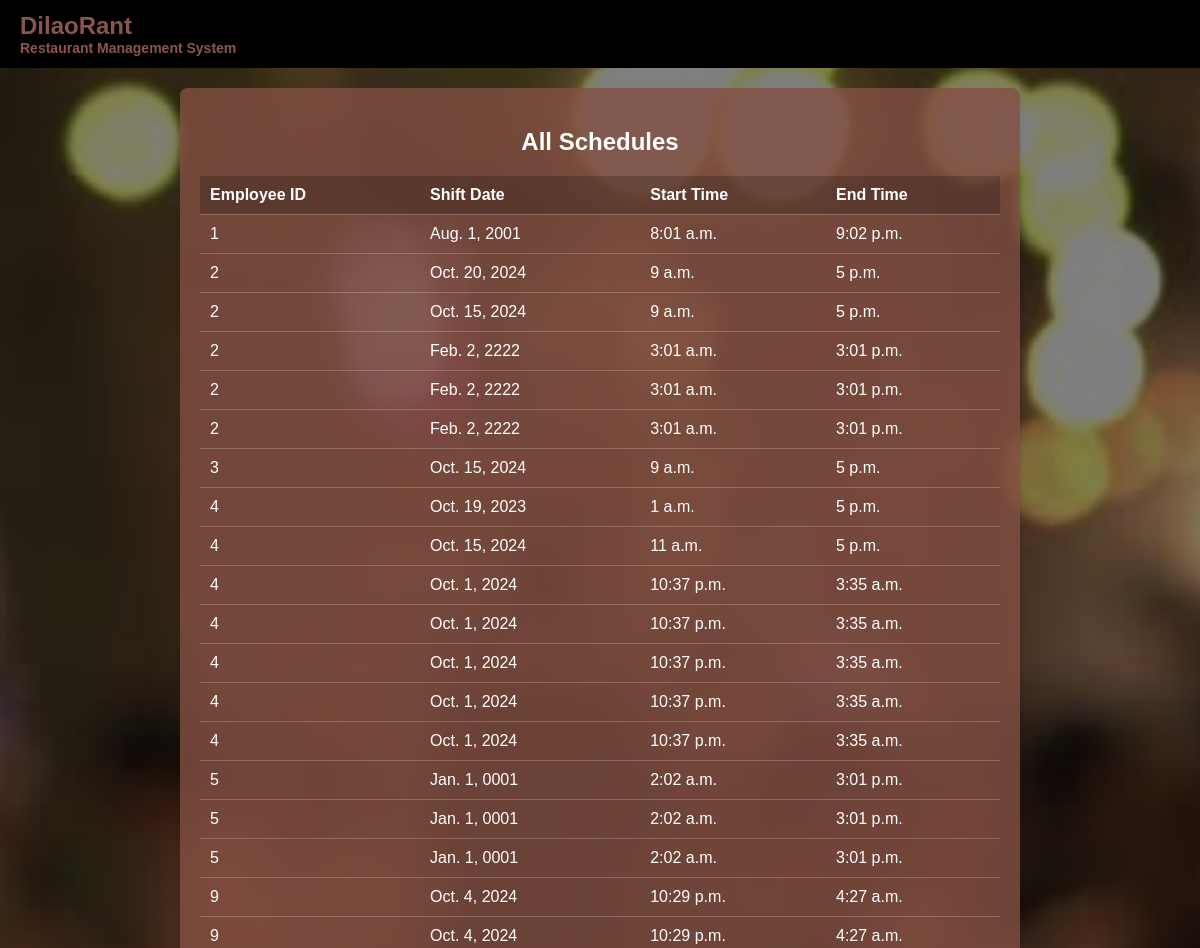
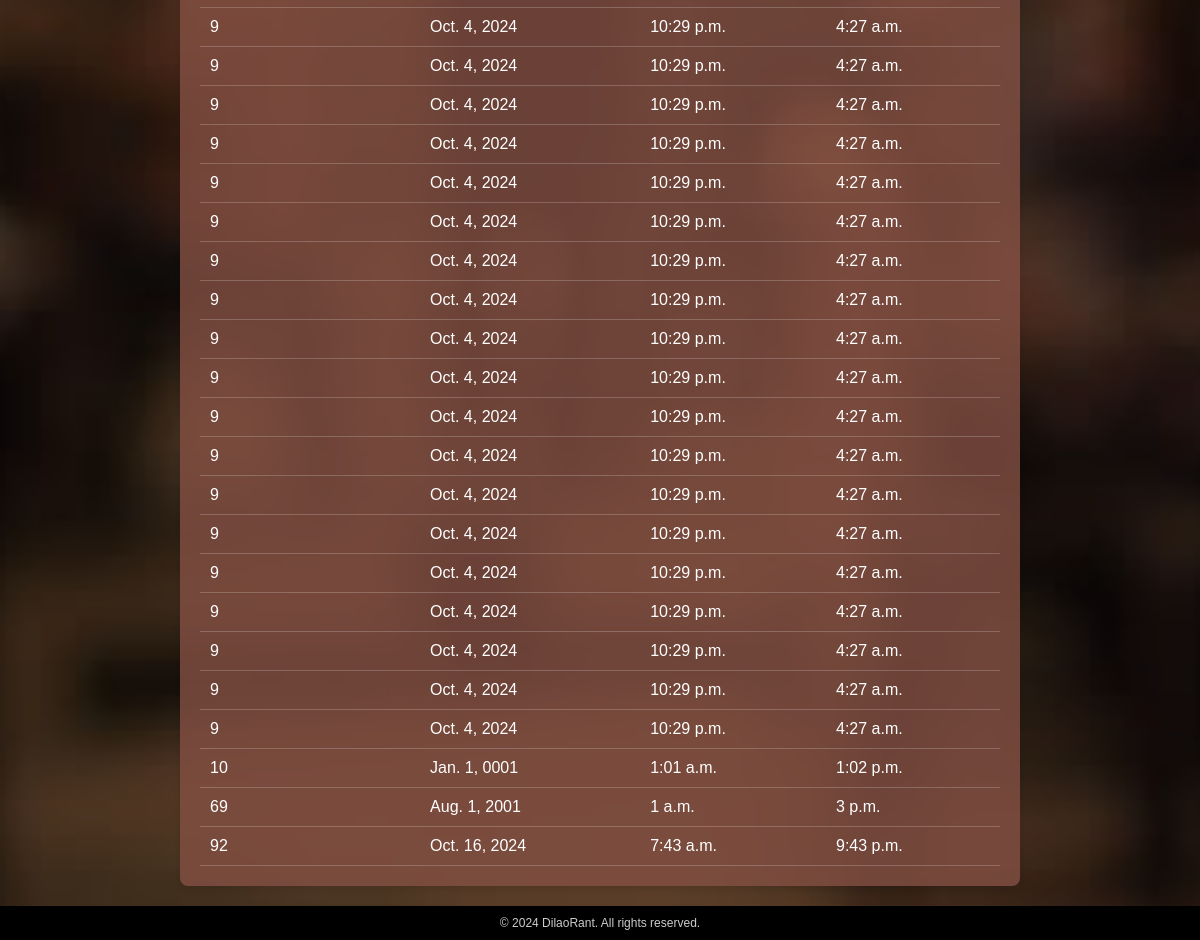
The app's page /dashboard/employeeSchedule/Dddisplay/ with its own data (2 pictures, top to bottom).
### employeeSchedule/models.py (models this page shows, shortened)
class EmSchedule(models.Model):
    schedule_id = models.AutoField(primary_key=True)
    employee_id = models.IntegerField()
    shift_date = models.DateField()
    shift_time = models.TimeField()
    end_time = models.TimeField()
    class Meta:
        ordering = ['employee_id']

### employeeSchedule/views.py (the view)
# urls.py: path('Dddisplay/',views.display_schedule,name='employeeSDisplay'),
def display_schedule(request):
    schedules = EmSchedule.objects.all().order_by('employee_id')
    return render(request, 'employeeSchedule/eSPrint.html', {'schedules': schedules})

### employeeSchedule/templates/employeeSchedule/eSPrint.html (shortened to what this page needs)
{% load static %}
<!DOCTYPE html>
<html lang="en">
<head>
</head>
<body>
    <div class="header">
        <div class="logo">DilaoRant
            <div class="subtitle">Restaurant Management System</div>
        </div>
    </div>
    <div class="main-content">
        <div class="overlay"></div>
        <div class="schedules-container">
            <h2>All Schedules</h2>
            <table>
                <thead>
                    <tr>
                        <th>Employee ID</th>
                        <th>Shift Date</th>
                        <th>Start Time</th>
                        <th>End Time</th>
                    </tr>
                </thead>
                <tbody>
                    {% for schedule in schedules %}
                    <tr>
                        <td>{{ schedule.employee_id }}</td>
                        <td>{{ schedule.shift_date }}</td>
                        <td>{{ schedule.shift_time }}</td>
                        <td>{{ schedule.end_time }}</td>
                    </tr>
                    {% empty %}
                    <tr>
                        <td colspan="4" style="text-align: center;">No schedules found.</td>
                    </tr>
                    {% endfor %}
                </tbody>
            </table>
        </div>
    </div>
    <div class="footer">
        © 2024 DilaoRant. All rights reserved.
    </div>
</body>
</html>

### records on screen
EmSchedule: employee_id "1", shift_date "Aug. 1, 2001", shift_time "8:01 a.m.", end_time "9:02 p.m."
EmSchedule: employee_id "2", shift_date "Oct. 20, 2024", shift_time "9 a.m.", end_time "5 p.m."
EmSchedule: employee_id "2", shift_date "Oct. 15, 2024", shift_time "9 a.m.", end_time "5 p.m."
EmSchedule: employee_id "2", shift_date "Feb. 2, 2222", shift_time "3:01 a.m.", end_time "3:01 p.m."
EmSchedule: employee_id "2", shift_date "Feb. 2, 2222", shift_time "3:01 a.m.", end_time "3:01 p.m."
EmSchedule: employee_id "2", shift_date "Feb. 2, 2222", shift_time "3:01 a.m.", end_time "3:01 p.m."
EmSchedule: employee_id "3", shift_date "Oct. 15, 2024", shift_time "9 a.m.", end_time "5 p.m."
EmSchedule: employee_id "4", shift_date "Oct. 19, 2023", shift_time "1 a.m.", end_time "5 p.m."
EmSchedule: employee_id "4", shift_date "Oct. 15, 2024", shift_time "11 a.m.", end_time "5 p.m."
EmSchedule: employee_id "4", shift_date "Oct. 1, 2024", shift_time "10:37 p.m.", end_time "3:35 a.m."
EmSchedule: employee_id "4", shift_date "Oct. 1, 2024", shift_time "10:37 p.m.", end_time "3:35 a.m."
EmSchedule: employee_id "4", shift_date "Oct. 1, 2024", shift_time "10:37 p.m.", end_time "3:35 a.m."
EmSchedule: employee_id "4", shift_date "Oct. 1, 2024", shift_time "10:37 p.m.", end_time "3:35 a.m."
EmSchedule: employee_id "4", shift_date "Oct. 1, 2024", shift_time "10:37 p.m.", end_time "3:35 a.m."
EmSchedule: employee_id "5", shift_date "Jan. 1, 0001", shift_time "2:02 a.m.", end_time "3:01 p.m."
EmSchedule: employee_id "5", shift_date "Jan. 1, 0001", shift_time "2:02 a.m.", end_time "3:01 p.m."
EmSchedule: employee_id "5", shift_date "Jan. 1, 0001", shift_time "2:02 a.m.", end_time "3:01 p.m."
EmSchedule: employee_id "9", shift_date "Oct. 4, 2024", shift_time "10:29 p.m.", end_time "4:27 a.m."
EmSchedule: employee_id "9", shift_date "Oct. 4, 2024", shift_time "10:29 p.m.", end_time "4:27 a.m."
EmSchedule: employee_id "9", shift_date "Oct. 4, 2024", shift_time "10:29 p.m.", end_time "4:27 a.m."
EmSchedule: employee_id "9", shift_date "Oct. 4, 2024", shift_time "10:29 p.m.", end_time "4:27 a.m."
EmSchedule: employee_id "9", shift_date "Oct. 4, 2024", shift_time "10:29 p.m.", end_time "4:27 a.m."
EmSchedule: employee_id "9", shift_date "Oct. 4, 2024", shift_time "10:29 p.m.", end_time "4:27 a.m."
EmSchedule: employee_id "9", shift_date "Oct. 4, 2024", shift_time "10:29 p.m.", end_time "4:27 a.m."
EmSchedule: employee_id "9", shift_date "Oct. 4, 2024", shift_time "10:29 p.m.", end_time "4:27 a.m."
EmSchedule: employee_id "9", shift_date "Oct. 4, 2024", shift_time "10:29 p.m.", end_time "4:27 a.m."
EmSchedule: employee_id "9", shift_date "Oct. 4, 2024", shift_time "10:29 p.m.", end_time "4:27 a.m."
EmSchedule: employee_id "9", shift_date "Oct. 4, 2024", shift_time "10:29 p.m.", end_time "4:27 a.m."
EmSchedule: employee_id "9", shift_date "Oct. 4, 2024", shift_time "10:29 p.m.", end_time "4:27 a.m."
EmSchedule: employee_id "9", shift_date "Oct. 4, 2024", shift_time "10:29 p.m.", end_time "4:27 a.m."
EmSchedule: employee_id "9", shift_date "Oct. 4, 2024", shift_time "10:29 p.m.", end_time "4:27 a.m."
EmSchedule: employee_id "9", shift_date "Oct. 4, 2024", shift_time "10:29 p.m.", end_time "4:27 a.m."
EmSchedule: employee_id "9", shift_date "Oct. 4, 2024", shift_time "10:29 p.m.", end_time "4:27 a.m."
EmSchedule: employee_id "9", shift_date "Oct. 4, 2024", shift_time "10:29 p.m.", end_time "4:27 a.m."
EmSchedule: employee_id "9", shift_date "Oct. 4, 2024", shift_time "10:29 p.m.", end_time "4:27 a.m."
EmSchedule: employee_id "9", shift_date "Oct. 4, 2024", shift_time "10:29 p.m.", end_time "4:27 a.m."
EmSchedule: employee_id "9", shift_date "Oct. 4, 2024", shift_time "10:29 p.m.", end_time "4:27 a.m."
EmSchedule: employee_id "9", shift_date "Oct. 4, 2024", shift_time "10:29 p.m.", end_time "4:27 a.m."
EmSchedule: employee_id "10", shift_date "Jan. 1, 0001", shift_time "1:01 a.m.", end_time "1:02 p.m."
EmSchedule: employee_id "69", shift_date "Aug. 1, 2001", shift_time "1 a.m.", end_time "3 p.m."
EmSchedule: employee_id "92", shift_date "Oct. 16, 2024", shift_time "7:43 a.m.", end_time "9:43 p.m."
